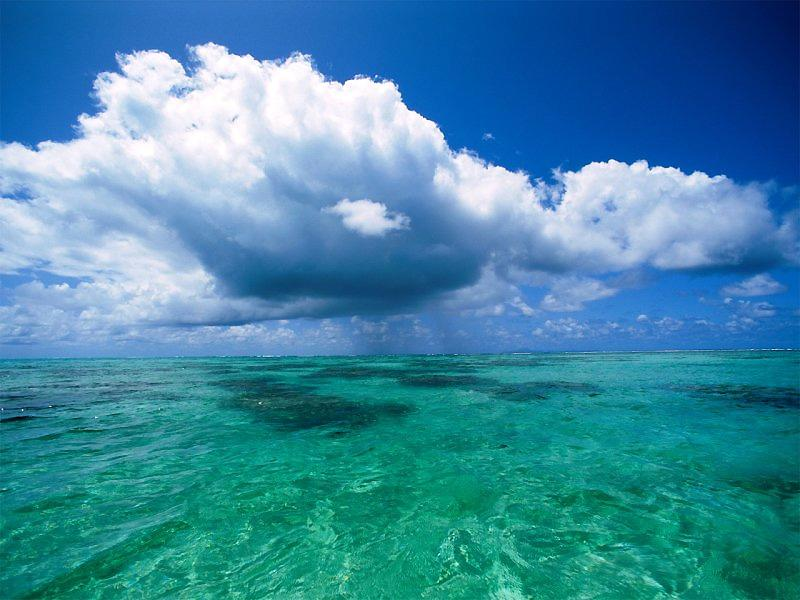
#> input picture Lista1/ceu.jpg, 800 x 600 px, found by its file name
$ python ex1_FEITO.py
#> lines starting #> are read from the running program, lines starting #| are printed output that depends on the picture
#Exercicio 1 - Lista 1


from PIL import Image


imcinza = Image.open("ceu.JPG")#imagem base
#> imcinza is the input picture: PIL image 800x600 RGB; mean R, G, B 62.1, 135.8, 163.7
w,h = imcinza.size
#> w = 800; h = 600
#Canal Vermelho
im_r = Image.new("RGB",(w,h))#copia canal vermelho
#> im_r: PIL image 800x600 RGB; every value is 0
for x in range(w):
 for y in range(h):
  r,g,b = imcinza.getpixel((x,y))#obtem R,G,B de cada ponto x,y da imagem
  im_r.putpixel((x,y),(r,r,r))
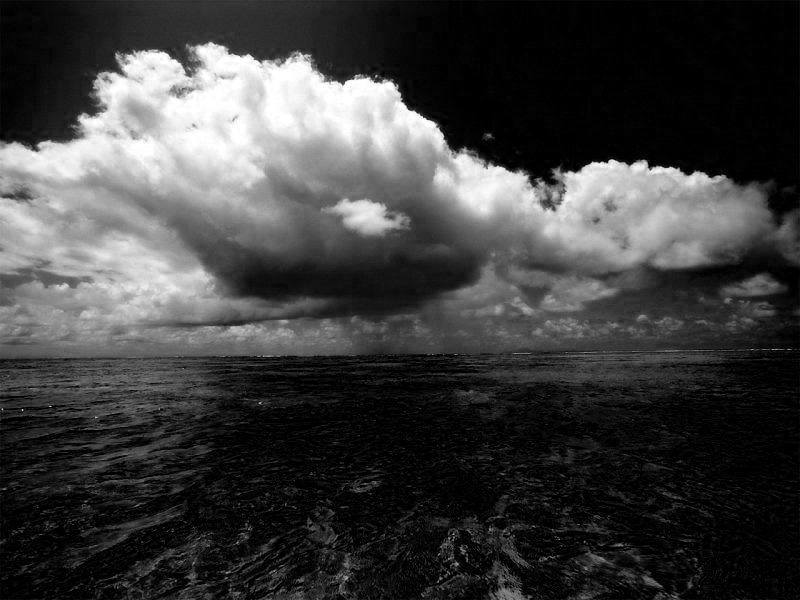
#> im_r: PIL image 800x600 RGB; min 0, max 255, mean 62.1
#Canal Verde
im_g = Image.new("RGB",(w,h))
for x in range(w):
    for y in range(h):
        r,g,b = imcinza.getpixel((x,y))#obtem R,G,B de cada ponto x,y da imagem
        im_g.putpixel((x,y),(g,g,g))
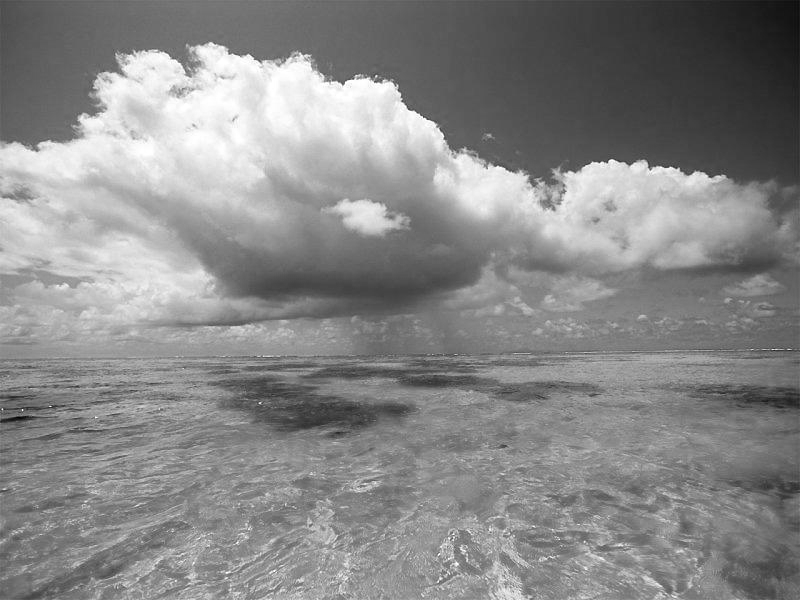
#> im_g: PIL image 800x600 RGB; min 2, max 255, mean 135.8
#Canal Azul
im_b = Image.new("RGB",(w,h))
for x in range(w):
    for y in range(h):
        r,g,b = imcinza.getpixel((x,y))#obtem R,G,B de cada ponto x,y da imagem
        im_b.putpixel((x,y),(b,b,b))
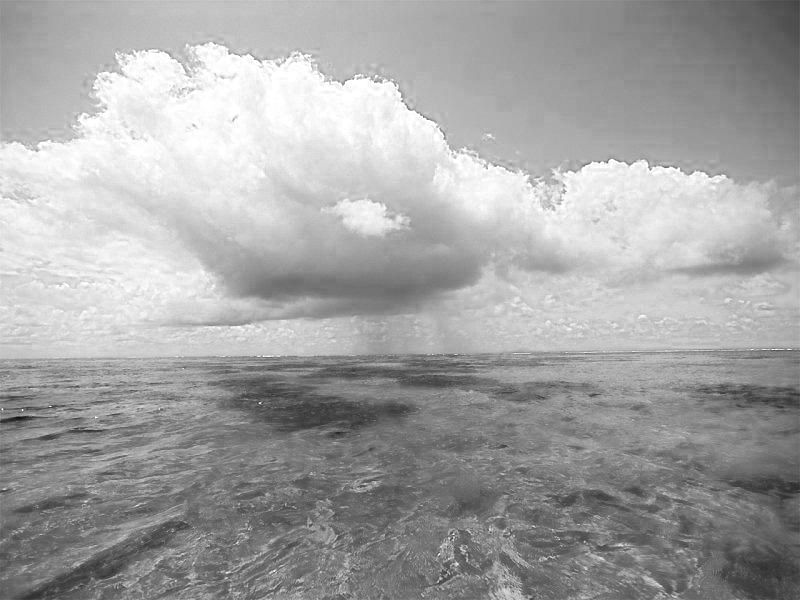
#> im_b: PIL image 800x600 RGB; min 14, max 255, mean 163.7


im_r.show()
im_g.show()
im_b.show()
